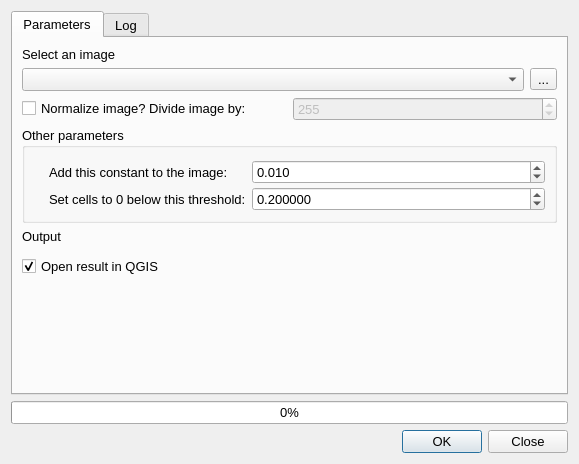
<?xml version="1.0" encoding="UTF-8"?>
<ui version="4.0">
 <class>QDialog</class>
 <widget class="QDialog" name="QDialog">
  <property name="geometry">
   <rect>
    <x>0</x>
    <y>0</y>
    <width>579</width>
    <height>464</height>
   </rect>
  </property>
  <property name="font">
   <font>
    <pointsize>10</pointsize>
   </font>
  </property>
  <property name="windowTitle">
   <string>Shipwreck Seeker</string>
  </property>
  <property name="toolTip">
   <string/>
  </property>
  <property name="toolTipDuration">
   <number>-1</number>
  </property>
  <property name="statusTip">
   <string/>
  </property>
  <property name="whatsThis">
   <string/>
  </property>
  <property name="accessibleName">
   <string/>
  </property>
  <property name="accessibleDescription">
   <string/>
  </property>
  <property name="locale">
   <locale language="English" country="UnitedKingdom"/>
  </property>
  <property name="windowFilePath">
   <string/>
  </property>
  <property name="sizeGripEnabled">
   <bool>false</bool>
  </property>
  <property name="modal">
   <bool>false</bool>
  </property>
  <layout class="QVBoxLayout" name="verticalLayout">
   <property name="spacing">
    <number>6</number>
   </property>
   <item>
    <widget class="QScrollArea" name="scrollArea">
     <property name="styleSheet">
      <string notr="true"/>
     </property>
     <property name="frameShape">
      <enum>QFrame::NoFrame</enum>
     </property>
     <property name="frameShadow">
      <enum>QFrame::Sunken</enum>
     </property>
     <property name="widgetResizable">
      <bool>true</bool>
     </property>
     <widget class="QWidget" name="scrollAreaContent">
      <property name="geometry">
       <rect>
        <x>0</x>
        <y>0</y>
        <width>557</width>
        <height>371</height>
       </rect>
      </property>
      <layout class="QVBoxLayout" name="verticalLayout_2">
       <property name="spacing">
        <number>0</number>
       </property>
       <property name="leftMargin">
        <number>0</number>
       </property>
       <property name="topMargin">
        <number>0</number>
       </property>
       <property name="rightMargin">
        <number>0</number>
       </property>
       <property name="bottomMargin">
        <number>0</number>
       </property>
       <item>
        <widget class="QTabWidget" name="tabWidget">
         <property name="font">
          <font>
           <pointsize>10</pointsize>
          </font>
         </property>
         <property name="currentIndex">
          <number>0</number>
         </property>
         <widget class="QWidget" name="tab">
          <attribute name="title">
           <string>Parameters</string>
          </attribute>
          <layout class="QVBoxLayout" name="verticalLayout_3">
           <item>
            <widget class="QLabel" name="label_3">
             <property name="font">
              <font>
               <pointsize>10</pointsize>
              </font>
             </property>
             <property name="text">
              <string>Select an image</string>
             </property>
            </widget>
           </item>
           <item>
            <layout class="QHBoxLayout" name="horizontalLayout_3">
             <item>
              <widget class="QgsMapLayerComboBox" name="imageDropDown">
               <property name="font">
                <font>
                 <pointsize>10</pointsize>
                </font>
               </property>
               <property name="allowEmptyLayer" stdset="0">
                <bool>true</bool>
               </property>
              </widget>
             </item>
             <item>
              <widget class="QToolButton" name="imageButton">
               <property name="text">
                <string>...</string>
               </property>
              </widget>
             </item>
            </layout>
           </item>
           <item>
            <layout class="QHBoxLayout" name="horizontalLayout">
             <item>
              <widget class="QCheckBox" name="normalizationCheckBox">
               <property name="text">
                <string>Normalize image? Divide image by:</string>
               </property>
               <property name="checked">
                <bool>false</bool>
               </property>
              </widget>
             </item>
             <item>
              <widget class="QSpinBox" name="normalizationSpinBox">
               <property name="enabled">
                <bool>false</bool>
               </property>
               <property name="minimum">
                <number>1</number>
               </property>
               <property name="maximum">
                <number>1000000</number>
               </property>
               <property name="singleStep">
                <number>5</number>
               </property>
               <property name="value">
                <number>255</number>
               </property>
              </widget>
             </item>
            </layout>
           </item>
           <item>
            <widget class="QgsCollapsibleGroupBox" name="mGroupBox">
             <property name="enabled">
              <bool>true</bool>
             </property>
             <property name="font">
              <font>
               <pointsize>10</pointsize>
              </font>
             </property>
             <property name="title">
              <string>Other parameters</string>
             </property>
             <property name="checkable">
              <bool>false</bool>
             </property>
             <property name="checked">
              <bool>false</bool>
             </property>
             <property name="collapsed" stdset="0">
              <bool>true</bool>
             </property>
             <property name="saveCollapsedState" stdset="0">
              <bool>true</bool>
             </property>
             <layout class="QFormLayout" name="formLayout">
              <property name="horizontalSpacing">
               <number>6</number>
              </property>
              <property name="verticalSpacing">
               <number>3</number>
              </property>
              <property name="leftMargin">
               <number>24</number>
              </property>
              <property name="topMargin">
               <number>12</number>
              </property>
              <property name="rightMargin">
               <number>9</number>
              </property>
              <item row="0" column="0">
               <widget class="QLabel" name="label_6">
                <property name="font">
                 <font>
                  <pointsize>10</pointsize>
                 </font>
                </property>
                <property name="text">
                 <string>Add this constant to the image:</string>
                </property>
               </widget>
              </item>
              <item row="4" column="0">
               <widget class="QLabel" name="label_5">
                <property name="font">
                 <font>
                  <pointsize>10</pointsize>
                 </font>
                </property>
                <property name="text">
                 <string>Set cells to 0 below this threshold:</string>
                </property>
               </widget>
              </item>
              <item row="4" column="1">
               <widget class="QDoubleSpinBox" name="thresholdSpinBox">
                <property name="font">
                 <font>
                  <pointsize>10</pointsize>
                 </font>
                </property>
                <property name="decimals">
                 <number>6</number>
                </property>
                <property name="minimum">
                 <double>0.000001000000000</double>
                </property>
                <property name="maximum">
                 <double>1000000.000000000000000</double>
                </property>
                <property name="singleStep">
                 <double>0.000500000000000</double>
                </property>
                <property name="value">
                 <double>0.200000000000000</double>
                </property>
               </widget>
              </item>
              <item row="0" column="1">
               <widget class="QDoubleSpinBox" name="constantSpinBox">
                <property name="font">
                 <font>
                  <pointsize>10</pointsize>
                 </font>
                </property>
                <property name="decimals">
                 <number>3</number>
                </property>
                <property name="minimum">
                 <double>0.001000000000000</double>
                </property>
                <property name="maximum">
                 <double>1000000.000000000000000</double>
                </property>
                <property name="singleStep">
                 <double>0.100000000000000</double>
                </property>
                <property name="value">
                 <double>0.010000000000000</double>
                </property>
               </widget>
              </item>
             </layout>
            </widget>
           </item>
           <item>
            <widget class="QLabel" name="label_2">
             <property name="font">
              <font>
               <pointsize>10</pointsize>
              </font>
             </property>
             <property name="text">
              <string>Output</string>
             </property>
            </widget>
           </item>
           <item>
            <widget class="QgsFileWidget" name="outputFileWidget" native="true">
             <property name="filter" stdset="0">
              <string/>
             </property>
            </widget>
           </item>
           <item>
            <widget class="QCheckBox" name="openCheckBox">
             <property name="font">
              <font>
               <pointsize>10</pointsize>
              </font>
             </property>
             <property name="text">
              <string>Open result in QGIS</string>
             </property>
             <property name="checked">
              <bool>true</bool>
             </property>
            </widget>
           </item>
           <item>
            <spacer name="verticalSpacer">
             <property name="orientation">
              <enum>Qt::Vertical</enum>
             </property>
             <property name="sizeHint" stdset="0">
              <size>
               <width>20</width>
               <height>40</height>
              </size>
             </property>
            </spacer>
           </item>
          </layout>
         </widget>
         <widget class="QWidget" name="tab_log">
          <attribute name="title">
           <string>Log</string>
          </attribute>
          <layout class="QVBoxLayout" name="verticalLayout_4">
           <item>
            <widget class="QTextBrowser" name="logBrowser"/>
           </item>
          </layout>
         </widget>
        </widget>
       </item>
      </layout>
     </widget>
    </widget>
   </item>
   <item>
    <widget class="QProgressBar" name="progressBar">
     <property name="value">
      <number>0</number>
     </property>
    </widget>
   </item>
   <item>
    <widget class="QDialogButtonBox" name="OKClose">
     <property name="standardButtons">
      <set>QDialogButtonBox::Close|QDialogButtonBox::Ok</set>
     </property>
    </widget>
   </item>
  </layout>
  <action name="imageAction">
   <property name="icon">
    <iconset>
     <normaloff>:/images/themes/default/mActionAddRasterLayer.svg</normaloff>:/images/themes/default/mActionAddRasterLayer.svg</iconset>
   </property>
   <property name="text">
    <string>...</string>
   </property>
   <property name="iconText">
    <string>Browse</string>
   </property>
   <property name="toolTip">
    <string>Browse for a raster layer</string>
   </property>
  </action>
 </widget>
 <customwidgets>
  <customwidget>
   <class>QgsCollapsibleGroupBox</class>
   <extends>QGroupBox</extends>
   <header>qgscollapsiblegroupbox.h</header>
   <container>1</container>
  </customwidget>
  <customwidget>
   <class>QgsFileWidget</class>
   <extends>QWidget</extends>
   <header>qgsfilewidget.h</header>
  </customwidget>
  <customwidget>
   <class>QgsMapLayerComboBox</class>
   <extends>QComboBox</extends>
   <header>qgsmaplayercombobox.h</header>
  </customwidget>
 </customwidgets>
 <resources/>
 <connections/>
</ui>
